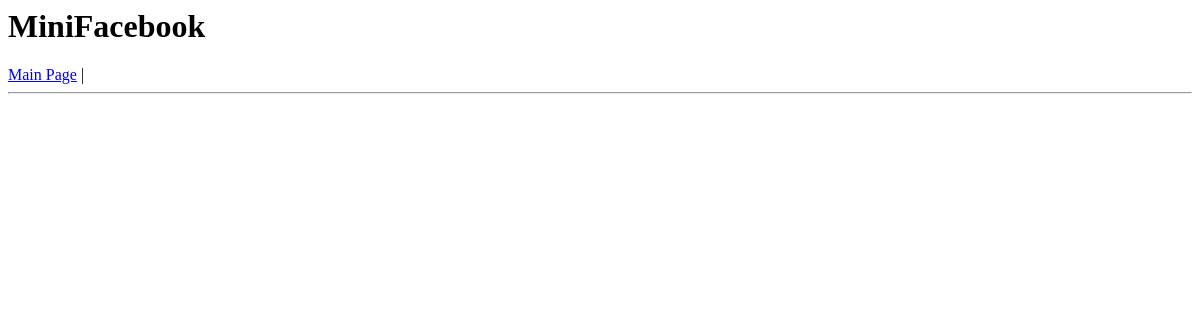
Before: /mini_fb/ with the older database file.
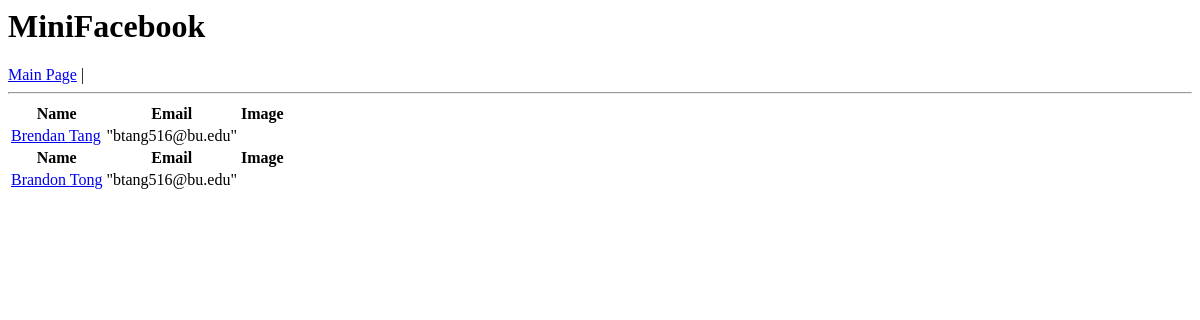
After: the same page with the newer database file.
### mini_fb/models.py (models this page shows, shortened)
class Profile(models.Model):
    first_name = models.TextField(blank=True)
    last_name = models.TextField(blank=True)
    email = models.EmailField(blank=True)
    image= models.URLField(blank=True)

### mini_fb/views.py (the view)
# urls.py: path('', ShowAllProfilesView.as_view(), name='ShowAllProfiles'), # generic class-based view
class ShowAllProfilesView(ListView):
    model= Profile
    template_name= "mini_fb/show_all_profiles.html"
    context_object_name = 'All_Profiles'

### mini_fb/templates/mini_fb/show_all_profiles.html (shortened to what this page needs)
<html>
    <h1>
        MiniFacebook
    </h1>
    {% extends 'mini_fb/base.html' %}
    {% block content %}
    <table border = 0>
        {% for Profile in All_Profiles %}
        <thead>
            <tr>
                <th data-sortable="true"> Name</th>
                <th data-sortable="true">Email</th>
                <th data-sortable="true">Image</th>
            </tr>
        </thead>
        <tbody>
            <tr>
                <td><a href="{% url 'ShowProfilePage' Profile.pk %}">{{Profile.first_name}} {{Profile.last_name}}</a></td>
                <td>"{{Profile.email}}"</td>
                <td><img src="{{Profile.image_url}}" style="max-width: 400;"></td>
            </tr>
        </tbody>
        {% endfor %}
    </table>
    {% endblock %}

### mini_fb/templates/mini_fb/base.html (shortened to what this page needs)
<html>
    <head>
    </head>
    <body>
    <header>
        <a href="{% url 'ShowAllProfiles' %}">Main Page</a> |
    </header>
    <hr>
    {% block content %}
    {% endblock %}
    </body>
</html>

Changed rows visible on the page:
added Profile: first_name "Brendan", last_name "Tang", email "btang516@bu.edu"
added Profile: first_name "Brandon", last_name "Tong", email "btang516@bu.edu"
